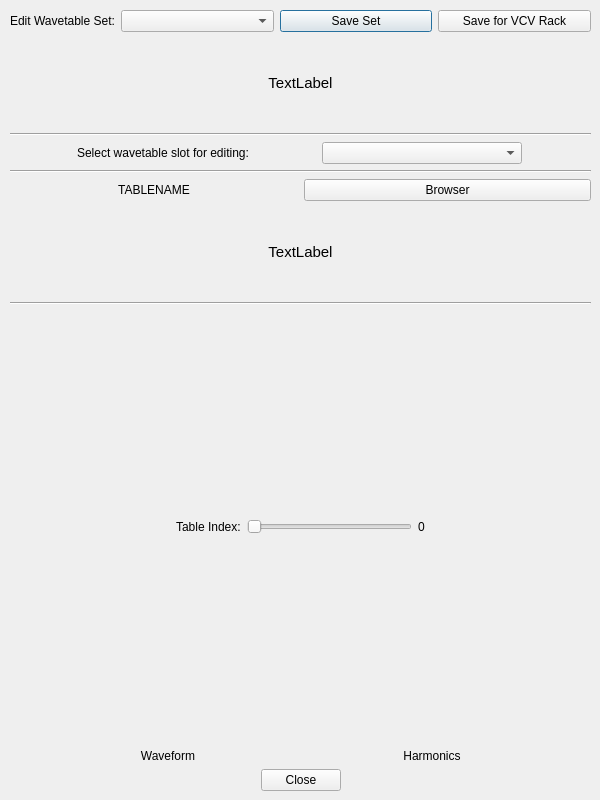
<?xml version="1.0" encoding="UTF-8"?>
<ui version="4.0">
 <class>wavetableSetEditor</class>
 <widget class="QDialog" name="wavetableSetEditor">
  <property name="geometry">
   <rect>
    <x>0</x>
    <y>0</y>
    <width>600</width>
    <height>800</height>
   </rect>
  </property>
  <property name="minimumSize">
   <size>
    <width>600</width>
    <height>800</height>
   </size>
  </property>
  <property name="maximumSize">
   <size>
    <width>600</width>
    <height>800</height>
   </size>
  </property>
  <property name="windowTitle">
   <string>Wavetable Set Editor</string>
  </property>
  <widget class="QWidget" name="layoutWidget">
   <property name="geometry">
    <rect>
     <x>10</x>
     <y>10</y>
     <width>581</width>
     <height>781</height>
    </rect>
   </property>
   <layout class="QVBoxLayout" name="verticalLayout">
    <item>
     <layout class="QHBoxLayout" name="resourceSetSaveLoad">
      <property name="spacing">
       <number>-1</number>
      </property>
      <item>
       <widget class="QLabel" name="windowTitle">
        <property name="sizePolicy">
         <sizepolicy hsizetype="Maximum" vsizetype="Maximum">
          <horstretch>0</horstretch>
          <verstretch>0</verstretch>
         </sizepolicy>
        </property>
        <property name="text">
         <string>Edit Wavetable Set:</string>
        </property>
        <property name="alignment">
         <set>Qt::AlignCenter</set>
        </property>
       </widget>
      </item>
      <item>
       <widget class="QComboBox" name="selectResourceSet">
        <property name="sizePolicy">
         <sizepolicy hsizetype="Preferred" vsizetype="Maximum">
          <horstretch>0</horstretch>
          <verstretch>0</verstretch>
         </sizepolicy>
        </property>
       </widget>
      </item>
      <item>
       <widget class="QPushButton" name="saveResourceSet">
        <property name="sizePolicy">
         <sizepolicy hsizetype="Minimum" vsizetype="Maximum">
          <horstretch>0</horstretch>
          <verstretch>0</verstretch>
         </sizepolicy>
        </property>
        <property name="text">
         <string>Save Set</string>
        </property>
       </widget>
      </item>
      <item>
       <widget class="QPushButton" name="saveForRack">
        <property name="sizePolicy">
         <sizepolicy hsizetype="Minimum" vsizetype="Maximum">
          <horstretch>0</horstretch>
          <verstretch>0</verstretch>
         </sizepolicy>
        </property>
        <property name="text">
         <string>Save for VCV Rack</string>
        </property>
       </widget>
      </item>
     </layout>
    </item>
    <item>
     <widget class="QLabel" name="setDescription">
      <property name="font">
       <font>
        <pointsize>11</pointsize>
       </font>
      </property>
      <property name="text">
       <string>TextLabel</string>
      </property>
      <property name="alignment">
       <set>Qt::AlignCenter</set>
      </property>
      <property name="wordWrap">
       <bool>true</bool>
      </property>
     </widget>
    </item>
    <item>
     <widget class="Line" name="line_2">
      <property name="orientation">
       <enum>Qt::Horizontal</enum>
      </property>
     </widget>
    </item>
    <item>
     <layout class="QHBoxLayout" name="horizontalLayout_2">
      <item>
       <widget class="QLabel" name="windowTitle_2">
        <property name="sizePolicy">
         <sizepolicy hsizetype="Maximum" vsizetype="Maximum">
          <horstretch>0</horstretch>
          <verstretch>0</verstretch>
         </sizepolicy>
        </property>
        <property name="text">
         <string>Select wavetable slot for editing:</string>
        </property>
        <property name="alignment">
         <set>Qt::AlignCenter</set>
        </property>
       </widget>
      </item>
      <item>
       <widget class="QComboBox" name="tableMode">
        <property name="sizePolicy">
         <sizepolicy hsizetype="Fixed" vsizetype="Maximum">
          <horstretch>0</horstretch>
          <verstretch>0</verstretch>
         </sizepolicy>
        </property>
        <property name="minimumSize">
         <size>
          <width>200</width>
          <height>0</height>
         </size>
        </property>
        <property name="maximumSize">
         <size>
          <width>200</width>
          <height>16777215</height>
         </size>
        </property>
       </widget>
      </item>
     </layout>
    </item>
    <item>
     <layout class="QHBoxLayout" name="slotGroup1">
      <property name="sizeConstraint">
       <enum>QLayout::SetMaximumSize</enum>
      </property>
     </layout>
    </item>
    <item>
     <widget class="Line" name="line_3">
      <property name="orientation">
       <enum>Qt::Horizontal</enum>
      </property>
     </widget>
    </item>
    <item>
     <layout class="QHBoxLayout" name="resourceSaveLoad">
      <item>
       <widget class="QLabel" name="tableName">
        <property name="sizePolicy">
         <sizepolicy hsizetype="Preferred" vsizetype="Maximum">
          <horstretch>0</horstretch>
          <verstretch>0</verstretch>
         </sizepolicy>
        </property>
        <property name="text">
         <string>TABLENAME</string>
        </property>
        <property name="alignment">
         <set>Qt::AlignCenter</set>
        </property>
       </widget>
      </item>
      <item>
       <widget class="QPushButton" name="openBrowser">
        <property name="text">
         <string>Browser</string>
        </property>
       </widget>
      </item>
     </layout>
    </item>
    <item>
     <widget class="QLabel" name="resourceDescription">
      <property name="font">
       <font>
        <pointsize>11</pointsize>
       </font>
      </property>
      <property name="text">
       <string>TextLabel</string>
      </property>
      <property name="alignment">
       <set>Qt::AlignCenter</set>
      </property>
      <property name="wordWrap">
       <bool>true</bool>
      </property>
     </widget>
    </item>
    <item>
     <widget class="Line" name="line">
      <property name="orientation">
       <enum>Qt::Horizontal</enum>
      </property>
     </widget>
    </item>
    <item>
     <layout class="QVBoxLayout" name="tableViz">
      <item>
       <layout class="QHBoxLayout" name="topViz">
        <item>
         <widget class="WavetableVizPanel" name="viz1" native="true">
          <property name="sizePolicy">
           <sizepolicy hsizetype="Fixed" vsizetype="Minimum">
            <horstretch>0</horstretch>
            <verstretch>0</verstretch>
           </sizepolicy>
          </property>
          <property name="minimumSize">
           <size>
            <width>200</width>
            <height>200</height>
           </size>
          </property>
         </widget>
        </item>
        <item>
         <widget class="WavetableVizPanel" name="viz2" native="true">
          <property name="sizePolicy">
           <sizepolicy hsizetype="Fixed" vsizetype="Preferred">
            <horstretch>0</horstretch>
            <verstretch>0</verstretch>
           </sizepolicy>
          </property>
          <property name="minimumSize">
           <size>
            <width>200</width>
            <height>0</height>
           </size>
          </property>
         </widget>
        </item>
       </layout>
      </item>
      <item>
       <layout class="QHBoxLayout" name="horizontalLayout">
        <item>
         <spacer name="horizontalSpacer">
          <property name="orientation">
           <enum>Qt::Horizontal</enum>
          </property>
          <property name="sizeHint" stdset="0">
           <size>
            <width>40</width>
            <height>20</height>
           </size>
          </property>
         </spacer>
        </item>
        <item>
         <widget class="QLabel" name="label_2">
          <property name="sizePolicy">
           <sizepolicy hsizetype="Preferred" vsizetype="Maximum">
            <horstretch>0</horstretch>
            <verstretch>0</verstretch>
           </sizepolicy>
          </property>
          <property name="text">
           <string>Table Index:</string>
          </property>
         </widget>
        </item>
        <item>
         <widget class="QSlider" name="tableIdx">
          <property name="sizePolicy">
           <sizepolicy hsizetype="Expanding" vsizetype="Maximum">
            <horstretch>0</horstretch>
            <verstretch>0</verstretch>
           </sizepolicy>
          </property>
          <property name="orientation">
           <enum>Qt::Horizontal</enum>
          </property>
         </widget>
        </item>
        <item>
         <widget class="QLabel" name="tableIdxLabel">
          <property name="sizePolicy">
           <sizepolicy hsizetype="Preferred" vsizetype="Maximum">
            <horstretch>0</horstretch>
            <verstretch>0</verstretch>
           </sizepolicy>
          </property>
          <property name="text">
           <string>0</string>
          </property>
         </widget>
        </item>
        <item>
         <spacer name="horizontalSpacer_2">
          <property name="orientation">
           <enum>Qt::Horizontal</enum>
          </property>
          <property name="sizeHint" stdset="0">
           <size>
            <width>40</width>
            <height>20</height>
           </size>
          </property>
         </spacer>
        </item>
       </layout>
      </item>
      <item>
       <layout class="QHBoxLayout" name="bottomViz">
        <item>
         <widget class="WavetableVizPanel" name="viz3" native="true">
          <property name="sizePolicy">
           <sizepolicy hsizetype="Fixed" vsizetype="Fixed">
            <horstretch>0</horstretch>
            <verstretch>0</verstretch>
           </sizepolicy>
          </property>
          <property name="minimumSize">
           <size>
            <width>200</width>
            <height>200</height>
           </size>
          </property>
         </widget>
        </item>
        <item>
         <widget class="WavetableVizPanel" name="viz4" native="true">
          <property name="sizePolicy">
           <sizepolicy hsizetype="Fixed" vsizetype="Fixed">
            <horstretch>0</horstretch>
            <verstretch>0</verstretch>
           </sizepolicy>
          </property>
          <property name="minimumSize">
           <size>
            <width>200</width>
            <height>200</height>
           </size>
          </property>
         </widget>
        </item>
       </layout>
      </item>
     </layout>
    </item>
    <item>
     <layout class="QHBoxLayout" name="horizontalLayout_4">
      <item>
       <widget class="QLabel" name="label">
        <property name="sizePolicy">
         <sizepolicy hsizetype="Maximum" vsizetype="Fixed">
          <horstretch>0</horstretch>
          <verstretch>0</verstretch>
         </sizepolicy>
        </property>
        <property name="minimumSize">
         <size>
          <width>200</width>
          <height>0</height>
         </size>
        </property>
        <property name="text">
         <string>Waveform</string>
        </property>
        <property name="alignment">
         <set>Qt::AlignCenter</set>
        </property>
       </widget>
      </item>
      <item>
       <widget class="QLabel" name="label_4">
        <property name="sizePolicy">
         <sizepolicy hsizetype="Fixed" vsizetype="Fixed">
          <horstretch>0</horstretch>
          <verstretch>0</verstretch>
         </sizepolicy>
        </property>
        <property name="minimumSize">
         <size>
          <width>200</width>
          <height>0</height>
         </size>
        </property>
        <property name="text">
         <string>Harmonics</string>
        </property>
        <property name="alignment">
         <set>Qt::AlignCenter</set>
        </property>
       </widget>
      </item>
     </layout>
    </item>
    <item>
     <widget class="QDialogButtonBox" name="buttonBox">
      <property name="orientation">
       <enum>Qt::Horizontal</enum>
      </property>
      <property name="standardButtons">
       <set>QDialogButtonBox::Close</set>
      </property>
      <property name="centerButtons">
       <bool>true</bool>
      </property>
     </widget>
    </item>
   </layout>
  </widget>
 </widget>
 <customwidgets>
  <customwidget>
   <class>WavetableVizPanel</class>
   <extends>QWidget</extends>
   <header>wavetable_viz_panel.h</header>
   <container>1</container>
  </customwidget>
 </customwidgets>
 <resources/>
 <connections>
  <connection>
   <sender>buttonBox</sender>
   <signal>rejected()</signal>
   <receiver>wavetableSetEditor</receiver>
   <slot>reject()</slot>
   <hints>
    <hint type="sourcelabel">
     <x>316</x>
     <y>260</y>
    </hint>
    <hint type="destinationlabel">
     <x>286</x>
     <y>274</y>
    </hint>
   </hints>
  </connection>
  <connection>
   <sender>buttonBox</sender>
   <signal>accepted()</signal>
   <receiver>wavetableSetEditor</receiver>
   <slot>accept()</slot>
   <hints>
    <hint type="sourcelabel">
     <x>248</x>
     <y>254</y>
    </hint>
    <hint type="destinationlabel">
     <x>157</x>
     <y>274</y>
    </hint>
   </hints>
  </connection>
 </connections>
</ui>
